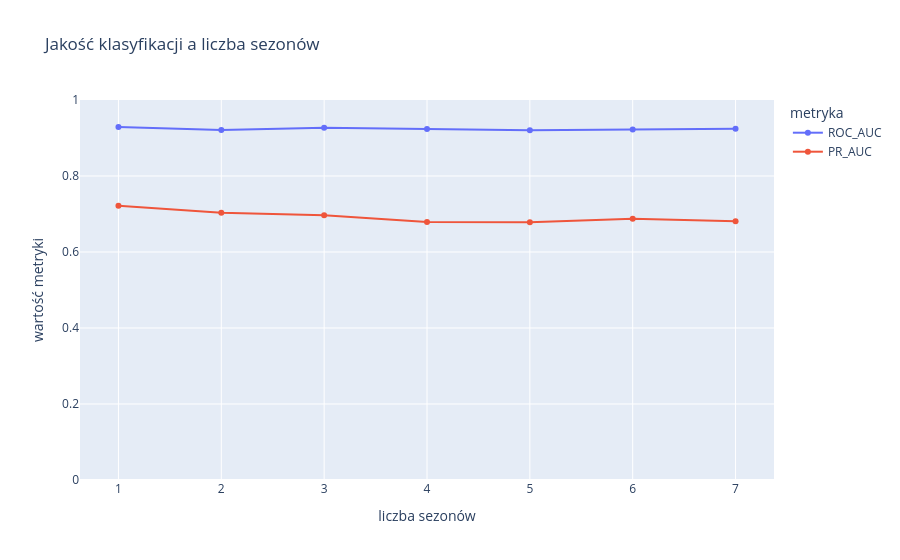

Notebook source saved alongside this figure:
### Code cell
fig = px.line(wynik_clf, x='liczba_sezonów', y=['ROC_AUC', 'PR_AUC'], markers=True,
              title='Jakość klasyfikacji a liczba sezonów',
              labels={'liczba_sezonów': 'liczba sezonów', 'value': 'wartość metryki',
                      'variable': 'metryka'})
fig.update_yaxes(range=[0, 1])
fig.show()

### Figure 1 — Plotly figure (JSON) as saved in the notebook; plotly's stock layout.template omitted (floating-point values rounded to 4 significant figures)
{"data": [{"hovertemplate": "metryka=ROC_AUC<br>liczba sezonów=%{x}<br>wartość metryki=%{y}<extra></extra>", "legendgroup": "ROC_AUC", "line": {"color": "#636efa", "dash": "solid"}, "marker": {"symbol": "circle"}, "mode": "lines+markers", "name": "ROC_AUC", "orientation": "v", "showlegend": true, "type": "scatter", "x": [1, 2, 3, 4, 5, 6, 7], "xaxis": "x", "y": [0.9291, 0.9213, 0.9271, 0.9234, 0.9207, 0.9225, 0.9241], "yaxis": "y"}, {"hovertemplate": "metryka=PR_AUC<br>liczba sezonów=%{x}<br>wartość metryki=%{y}<extra></extra>", "legendgroup": "PR_AUC", "line": {"color": "#EF553B", "dash": "solid"}, "marker": {"symbol": "circle"}, "mode": "lines+markers", "name": "PR_AUC", "orientation": "v", "showlegend": true, "type": "scatter", "x": [1, 2, 3, 4, 5, 6, 7], "xaxis": "x", "y": [0.7216, 0.7034, 0.6964, 0.6787, 0.6786, 0.6873, 0.6812], "yaxis": "y"}], "layout": {"legend": {"title": {"text": "metryka"}, "tracegroupgap": 0}, "title": {"text": "Jakość klasyfikacji a liczba sezonów"}, "xaxis": {"anchor": "y", "domain": [0, 1], "title": {"text": "liczba sezonów"}}, "yaxis": {"anchor": "x", "domain": [0, 1], "range": [0, 1], "title": {"text": "wartość metryki"}}}}
